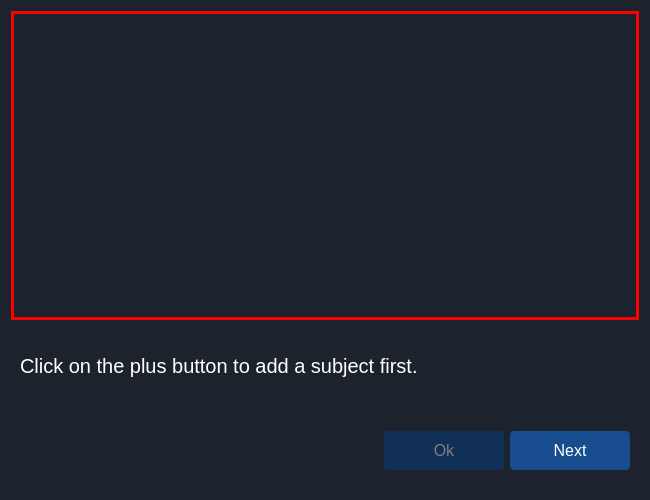
<?xml version="1.0" encoding="UTF-8"?>
<ui version="4.0">
 <class>Dialog</class>
 <widget class="QDialog" name="Dialog">
  <property name="geometry">
   <rect>
    <x>0</x>
    <y>0</y>
    <width>650</width>
    <height>500</height>
   </rect>
  </property>
  <property name="minimumSize">
   <size>
    <width>0</width>
    <height>0</height>
   </size>
  </property>
  <property name="maximumSize">
   <size>
    <width>650</width>
    <height>500</height>
   </size>
  </property>
  <property name="windowTitle">
   <string>Dialog</string>
  </property>
  <property name="styleSheet">
   <string notr="true">*{
border: none;
}

#Dialog{
	background-color: rgb(29, 35, 44)
}

QPushButton {
	color: white;
	padding: 10px 20px;
	border-radius: 4px;
	font-size: 16px;
	width: 80px
}

#okPushButton{
background-color: rgb(16, 48, 87);
color: grey
}

#nextPushButton{
background-color: rgb(23, 77, 143);
}

#paragraphLabel{
color: white;
font-size: 20px;
}
</string>
  </property>
  <layout class="QVBoxLayout" name="verticalLayout">
   <item>
    <widget class="QWidget" name="motherWidget" native="true">
     <layout class="QVBoxLayout" name="verticalLayout_2" stretch="4,1,1">
      <property name="spacing">
       <number>7</number>
      </property>
      <property name="leftMargin">
       <number>0</number>
      </property>
      <property name="topMargin">
       <number>0</number>
      </property>
      <property name="rightMargin">
       <number>0</number>
      </property>
      <property name="bottomMargin">
       <number>0</number>
      </property>
      <item>
       <widget class="QWidget" name="imageWidget" native="true">
        <property name="minimumSize">
         <size>
          <width>0</width>
          <height>0</height>
         </size>
        </property>
        <property name="styleSheet">
         <string notr="true">border: 3px solid red</string>
        </property>
        <layout class="QVBoxLayout" name="verticalLayout_4">
         <property name="leftMargin">
          <number>0</number>
         </property>
         <property name="topMargin">
          <number>0</number>
         </property>
         <property name="rightMargin">
          <number>0</number>
         </property>
         <property name="bottomMargin">
          <number>0</number>
         </property>
         <item>
          <widget class="QLabel" name="imageLabel">
           <property name="maximumSize">
            <size>
             <width>630</width>
             <height>350</height>
            </size>
           </property>
           <property name="text">
            <string/>
           </property>
           <property name="pixmap">
            <pixmap resource="../resources_from_qt.qrc">:/newPrefix/images/icons/first.png</pixmap>
           </property>
           <property name="scaledContents">
            <bool>true</bool>
           </property>
          </widget>
         </item>
        </layout>
       </widget>
      </item>
      <item>
       <widget class="QWidget" name="widget" native="true">
        <layout class="QVBoxLayout" name="verticalLayout_3">
         <item>
          <widget class="QLabel" name="paragraphLabel">
           <property name="text">
            <string>Click on the plus button to add a subject first.</string>
           </property>
           <property name="wordWrap">
            <bool>true</bool>
           </property>
          </widget>
         </item>
        </layout>
       </widget>
      </item>
      <item alignment="Qt::AlignRight">
       <widget class="QWidget" name="widget_3" native="true">
        <layout class="QHBoxLayout" name="horizontalLayout">
         <item>
          <widget class="QPushButton" name="okPushButton">
           <property name="focusPolicy">
            <enum>Qt::StrongFocus</enum>
           </property>
           <property name="text">
            <string>Ok</string>
           </property>
          </widget>
         </item>
         <item>
          <widget class="QPushButton" name="nextPushButton">
           <property name="focusPolicy">
            <enum>Qt::NoFocus</enum>
           </property>
           <property name="text">
            <string>Next</string>
           </property>
          </widget>
         </item>
        </layout>
       </widget>
      </item>
     </layout>
    </widget>
   </item>
  </layout>
 </widget>
 <resources>
  <include location="../resources_from_qt.qrc"/>
 </resources>
 <connections/>
</ui>
